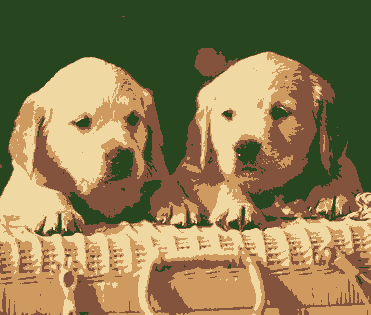

Reproduce this figure in Python.
import sys; args = sys.argv[1:]
from PIL import Image; img = Image.open(args[0])
import math
k = int(args[1])
pix = img.load()
h, w = img.size
pixels = {}

for i in range(h):
    for j in range(w):
        color = pix[i, j]
        if color not in pixels: pixels[color] = []
        pixels[color].append((i,j))

start = [(0,0,0),(255,0,0),(0,255,0),(0,0,255),(255,255,0),(0,255,255),(255,0,255)]
means = {start[i]:[] for i in range(k)}

def dist(p1, p2):
    a, b, c = p1
    d, e, f = p2
    return math.sqrt(math.pow(a-d,2)+math.pow(b-e,2)+math.pow(c-f,2))

def closestmean(p1, means):
    s,t = min([(dist(p1, m), m) for m in means])
    return t

def epoch():
    global means
    newmeans = {}
    temp = {}
    for i in means: 
        temp[i] = (0,0,0,0)
    for d,e,f in pixels:
        a, b, c = closestmean((d,e,f), means)
        w, x, y, z = temp[(a,b,c)]
        n = len(pixels[(d,e,f)])
        w += d * n
        x += e * n
        y += f * n
        z += n
        temp[(a,b,c)] = (w,x,y,z)
    for a,b,c in temp:
        w,x,y,z = temp[(a,b,c)]
        newmeans[(w//z,x//z,y//z)] = []
    means = newmeans

def floodfill():
    global pix
    for i in pixels:
        for a,b in pixels[i]:
            pix[a,b] = closestmean(i,means)

while True:
    tempmeans = dict(means)
    epoch()
    if means == tempmeans: break

floodfill()
print(means)
img.save("kmeans1.png")